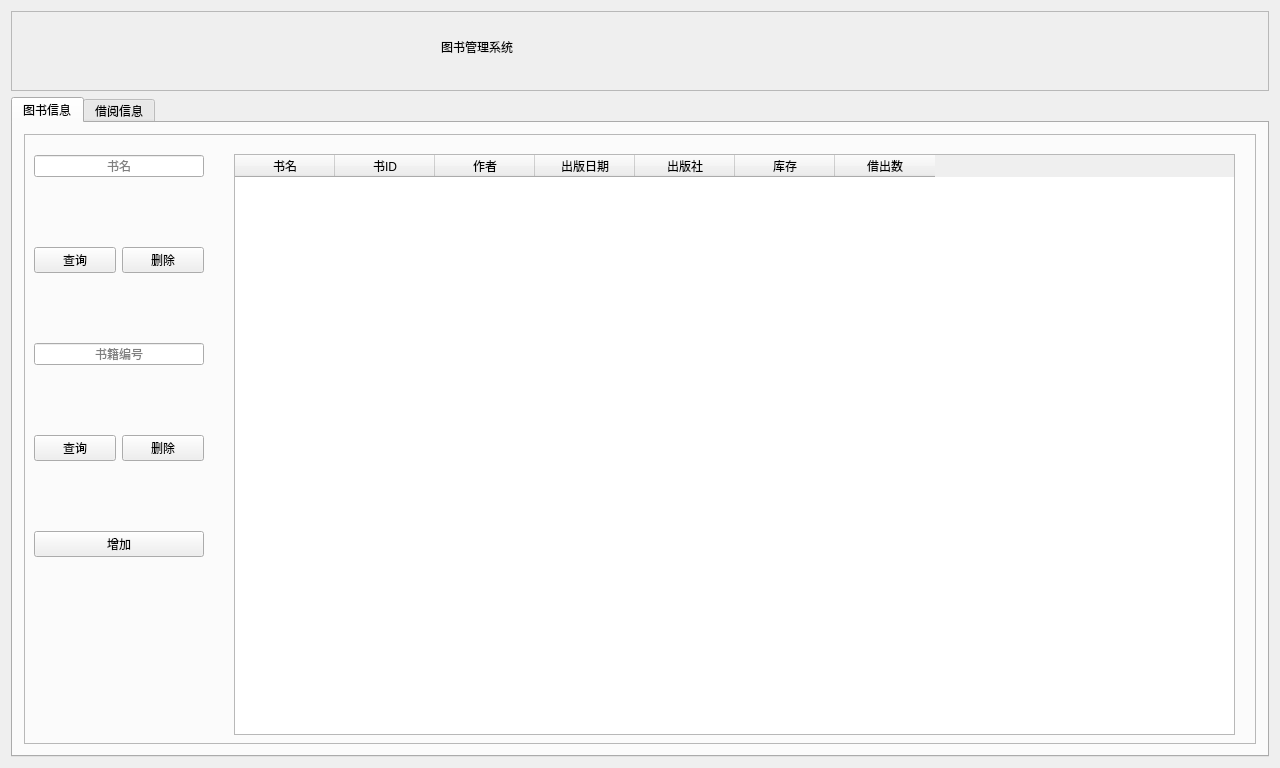
<?xml version="1.0" encoding="UTF-8"?>
<ui version="4.0">
 <class>MainWindow</class>
 <widget class="QMainWindow" name="MainWindow">
  <property name="geometry">
   <rect>
    <x>0</x>
    <y>0</y>
    <width>1280</width>
    <height>768</height>
   </rect>
  </property>
  <property name="windowTitle">
   <string>MainWindow</string>
  </property>
  <widget class="QWidget" name="centralWidget">
   <property name="minimumSize">
    <size>
     <width>600</width>
     <height>600</height>
    </size>
   </property>
   <layout class="QVBoxLayout" name="verticalLayout">
    <item>
     <widget class="QFrame" name="frame_top">
      <property name="sizePolicy">
       <sizepolicy hsizetype="Expanding" vsizetype="Fixed">
        <horstretch>0</horstretch>
        <verstretch>0</verstretch>
       </sizepolicy>
      </property>
      <property name="minimumSize">
       <size>
        <width>0</width>
        <height>80</height>
       </size>
      </property>
      <property name="frameShape">
       <enum>QFrame::StyledPanel</enum>
      </property>
      <property name="frameShadow">
       <enum>QFrame::Raised</enum>
      </property>
      <widget class="QLabel" name="label_1">
       <property name="geometry">
        <rect>
         <x>430</x>
         <y>0</y>
         <width>391</width>
         <height>71</height>
        </rect>
       </property>
       <property name="layoutDirection">
        <enum>Qt::LeftToRight</enum>
       </property>
       <property name="styleSheet">
        <string notr="true">font: 48pt &quot;楷体&quot;;</string>
       </property>
       <property name="text">
        <string>图书管理系统</string>
       </property>
       <property name="textFormat">
        <enum>Qt::AutoText</enum>
       </property>
       <property name="indent">
        <number>0</number>
       </property>
      </widget>
     </widget>
    </item>
    <item>
     <widget class="QTabWidget" name="tabWidget">
      <property name="enabled">
       <bool>true</bool>
      </property>
      <property name="sizePolicy">
       <sizepolicy hsizetype="Expanding" vsizetype="Expanding">
        <horstretch>0</horstretch>
        <verstretch>0</verstretch>
       </sizepolicy>
      </property>
      <property name="tabPosition">
       <enum>QTabWidget::North</enum>
      </property>
      <property name="tabShape">
       <enum>QTabWidget::Rounded</enum>
      </property>
      <property name="currentIndex">
       <number>0</number>
      </property>
      <property name="documentMode">
       <bool>false</bool>
      </property>
      <property name="tabsClosable">
       <bool>false</bool>
      </property>
      <property name="movable">
       <bool>false</bool>
      </property>
      <property name="tabBarAutoHide">
       <bool>false</bool>
      </property>
      <widget class="QWidget" name="tab_1">
       <attribute name="title">
        <string>图书信息</string>
       </attribute>
       <layout class="QHBoxLayout" name="horizontalLayout_2">
        <item>
         <widget class="QFrame" name="frame">
          <property name="minimumSize">
           <size>
            <width>200</width>
            <height>0</height>
           </size>
          </property>
          <property name="frameShape">
           <enum>QFrame::StyledPanel</enum>
          </property>
          <property name="frameShadow">
           <enum>QFrame::Plain</enum>
          </property>
          <property name="lineWidth">
           <number>1</number>
          </property>
          <widget class="QWidget" name="layoutWidget">
           <property name="geometry">
            <rect>
             <x>10</x>
             <y>10</y>
             <width>181</width>
             <height>581</height>
            </rect>
           </property>
           <layout class="QVBoxLayout" name="verticalLayout_1">
            <property name="spacing">
             <number>70</number>
            </property>
            <property name="sizeConstraint">
             <enum>QLayout::SetDefaultConstraint</enum>
            </property>
            <property name="leftMargin">
             <number>0</number>
            </property>
            <item>
             <widget class="QLineEdit" name="lineEdit">
              <property name="enabled">
               <bool>true</bool>
              </property>
              <property name="inputMask">
               <string/>
              </property>
              <property name="text">
               <string/>
              </property>
              <property name="frame">
               <bool>true</bool>
              </property>
              <property name="echoMode">
               <enum>QLineEdit::Normal</enum>
              </property>
              <property name="alignment">
               <set>Qt::AlignCenter</set>
              </property>
              <property name="dragEnabled">
               <bool>true</bool>
              </property>
              <property name="placeholderText">
               <string>书名</string>
              </property>
              <property name="clearButtonEnabled">
               <bool>true</bool>
              </property>
             </widget>
            </item>
            <item>
             <layout class="QHBoxLayout" name="horizontalLayout">
              <item>
               <widget class="QPushButton" name="pushButton_2">
                <property name="text">
                 <string>查询</string>
                </property>
               </widget>
              </item>
              <item>
               <widget class="QPushButton" name="pushButton_5">
                <property name="text">
                 <string>删除</string>
                </property>
               </widget>
              </item>
             </layout>
            </item>
            <item>
             <widget class="QLineEdit" name="lineEdit_5">
              <property name="enabled">
               <bool>true</bool>
              </property>
              <property name="font">
               <font>
                <weight>50</weight>
                <bold>false</bold>
                <strikeout>false</strikeout>
               </font>
              </property>
              <property name="autoFillBackground">
               <bool>false</bool>
              </property>
              <property name="text">
               <string/>
              </property>
              <property name="alignment">
               <set>Qt::AlignCenter</set>
              </property>
              <property name="placeholderText">
               <string>书籍编号</string>
              </property>
              <property name="clearButtonEnabled">
               <bool>false</bool>
              </property>
             </widget>
            </item>
            <item>
             <layout class="QHBoxLayout" name="horizontalLayout_4">
              <item>
               <widget class="QPushButton" name="pushButton">
                <property name="text">
                 <string>查询</string>
                </property>
               </widget>
              </item>
              <item>
               <widget class="QPushButton" name="pushButton_7">
                <property name="text">
                 <string>删除</string>
                </property>
               </widget>
              </item>
             </layout>
            </item>
            <item>
             <widget class="QPushButton" name="pushButton_6">
              <property name="text">
               <string>增加</string>
              </property>
             </widget>
            </item>
            <item>
             <spacer name="verticalSpacer">
              <property name="orientation">
               <enum>Qt::Vertical</enum>
              </property>
              <property name="sizeHint" stdset="0">
               <size>
                <width>20</width>
                <height>40</height>
               </size>
              </property>
             </spacer>
            </item>
           </layout>
          </widget>
          <widget class="QTableWidget" name="tableWidget">
           <property name="geometry">
            <rect>
             <x>210</x>
             <y>20</y>
             <width>1001</width>
             <height>581</height>
            </rect>
           </property>
           <column>
            <property name="text">
             <string>书名</string>
            </property>
           </column>
           <column>
            <property name="text">
             <string>书ID</string>
            </property>
           </column>
           <column>
            <property name="text">
             <string>作者</string>
            </property>
           </column>
           <column>
            <property name="text">
             <string>出版日期</string>
            </property>
           </column>
           <column>
            <property name="text">
             <string>出版社</string>
            </property>
           </column>
           <column>
            <property name="text">
             <string>库存</string>
            </property>
           </column>
           <column>
            <property name="text">
             <string>借出数</string>
            </property>
           </column>
          </widget>
         </widget>
        </item>
       </layout>
      </widget>
      <widget class="QWidget" name="tab_2">
       <attribute name="title">
        <string>借阅信息</string>
       </attribute>
       <layout class="QHBoxLayout" name="horizontalLayout_6">
        <item>
         <widget class="QFrame" name="frame_2">
          <property name="frameShape">
           <enum>QFrame::StyledPanel</enum>
          </property>
          <property name="frameShadow">
           <enum>QFrame::Raised</enum>
          </property>
          <widget class="QFrame" name="frame_3">
           <property name="geometry">
            <rect>
             <x>0</x>
             <y>0</y>
             <width>200</width>
             <height>615</height>
            </rect>
           </property>
           <property name="minimumSize">
            <size>
             <width>200</width>
             <height>0</height>
            </size>
           </property>
           <property name="frameShape">
            <enum>QFrame::StyledPanel</enum>
           </property>
           <property name="frameShadow">
            <enum>QFrame::Plain</enum>
           </property>
           <property name="lineWidth">
            <number>1</number>
           </property>
           <widget class="QWidget" name="layoutWidget_3">
            <property name="geometry">
             <rect>
              <x>10</x>
              <y>10</y>
              <width>181</width>
              <height>701</height>
             </rect>
            </property>
            <layout class="QVBoxLayout" name="verticalLayout_3">
             <property name="spacing">
              <number>70</number>
             </property>
             <item>
              <widget class="QLineEdit" name="lineEdit_2">
               <property name="inputMask">
                <string/>
               </property>
               <property name="text">
                <string/>
               </property>
               <property name="frame">
                <bool>true</bool>
               </property>
               <property name="echoMode">
                <enum>QLineEdit::Normal</enum>
               </property>
               <property name="alignment">
                <set>Qt::AlignCenter</set>
               </property>
               <property name="dragEnabled">
                <bool>true</bool>
               </property>
               <property name="placeholderText">
                <string>书名</string>
               </property>
               <property name="clearButtonEnabled">
                <bool>true</bool>
               </property>
              </widget>
             </item>
             <item>
              <layout class="QHBoxLayout" name="horizontalLayout_3">
               <item>
                <widget class="QPushButton" name="pushButton_3">
                 <property name="text">
                  <string>查询</string>
                 </property>
                </widget>
               </item>
               <item>
                <widget class="QPushButton" name="pushButton_9">
                 <property name="text">
                  <string>借书</string>
                 </property>
                </widget>
               </item>
              </layout>
             </item>
             <item>
              <widget class="QLineEdit" name="lineEdit_6">
               <property name="enabled">
                <bool>true</bool>
               </property>
               <property name="font">
                <font>
                 <weight>50</weight>
                 <bold>false</bold>
                 <strikeout>false</strikeout>
                </font>
               </property>
               <property name="autoFillBackground">
                <bool>false</bool>
               </property>
               <property name="text">
                <string/>
               </property>
               <property name="alignment">
                <set>Qt::AlignCenter</set>
               </property>
               <property name="placeholderText">
                <string>书籍编号</string>
               </property>
               <property name="clearButtonEnabled">
                <bool>false</bool>
               </property>
              </widget>
             </item>
             <item>
              <layout class="QHBoxLayout" name="horizontalLayout_5">
               <item>
                <widget class="QPushButton" name="pushButton_4">
                 <property name="text">
                  <string>查询</string>
                 </property>
                </widget>
               </item>
               <item>
                <widget class="QPushButton" name="pushButton_11">
                 <property name="text">
                  <string>借书</string>
                 </property>
                </widget>
               </item>
              </layout>
             </item>
             <item>
              <widget class="QPushButton" name="pushButton_10">
               <property name="text">
                <string>还书</string>
               </property>
              </widget>
             </item>
             <item>
              <spacer name="verticalSpacer_2">
               <property name="orientation">
                <enum>Qt::Vertical</enum>
               </property>
               <property name="sizeHint" stdset="0">
                <size>
                 <width>20</width>
                 <height>40</height>
                </size>
               </property>
              </spacer>
             </item>
            </layout>
           </widget>
          </widget>
          <widget class="QTableWidget" name="tableWidget_2">
           <property name="geometry">
            <rect>
             <x>215</x>
             <y>11</y>
             <width>1011</width>
             <height>591</height>
            </rect>
           </property>
           <column>
            <property name="text">
             <string>登记号</string>
            </property>
           </column>
           <column>
            <property name="text">
             <string>书籍Id</string>
            </property>
           </column>
           <column>
            <property name="text">
             <string>书名</string>
            </property>
           </column>
           <column>
            <property name="text">
             <string>是否借出</string>
            </property>
           </column>
           <column>
            <property name="text">
             <string>借出日期</string>
            </property>
           </column>
           <column>
            <property name="text">
             <string>借书号</string>
            </property>
           </column>
          </widget>
         </widget>
        </item>
       </layout>
      </widget>
     </widget>
    </item>
   </layout>
  </widget>
 </widget>
 <layoutdefault spacing="6" margin="11"/>
 <resources/>
 <connections/>
</ui>
